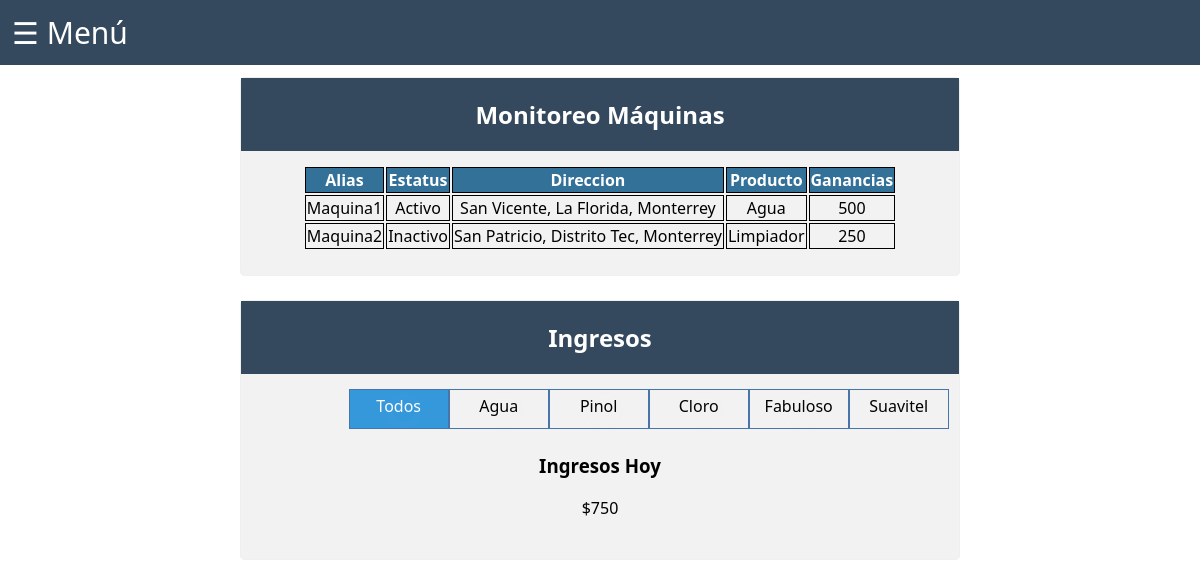
The page /InfoMachines.php (signed in) on the database its author committed.
### tables this page shows
CREATE TABLE Machines (
    MachineID int NOT NULL AUTO_INCREMENT,
    Alias VARCHAR(100) NOT NULL,
    FechaAlta DATE NOT NULL,
    Estatus VARCHAR(10) NOT NULL,
    Marca VARCHAR(100) NOT NULL,
    Modelo VARCHAR(100) NOT NULL,
    Producto VARCHAR(50) NOT NULL,
    SensorIncluido BOOLEAN NOT NULL,
    Estado VARCHAR(255) NOT NULL,
    Municipio VARCHAR(255) NOT NULL,
    Colonia VARCHAR(255) NOT NULL,
    Calle VARCHAR(255) NOT NULL,
    UserID int NOT NULL,
    PRIMARY KEY (MachineID)
);

CREATE TABLE MachineEarnings (
    Ganancias int NOT NULL,
    MachineID int NOT NULL
);

### php/ConnectionDB.php (called while the page is built, shortened)
<?php
function consultDB($consult) {
    $connection = mysqli_connect(cServer, cUser, cPassword, cBd);
    $result = mysqli_query($connection, $consult);
    if($result)
        return $result;
    else
        return FALSE;
}
?>

### InfoMachines.php (the view, shortened to what this page needs)
<?php
include("php/ConnectionDB.php");
$email = $_SESSION["Email"];
$machines = "(";
$consult = "SELECT MachineID FROM Users JOIN Machines ON users.UserID = machines.UserID WHERE Email = '$email'";
$result = consultDB($consult);
while ($row = mysqli_fetch_array($result)) {
    $machines = $machines . (string)$row["MachineID"] . ", ";
}
$machines = $machines . "0)";
$consult = "SELECT Alias, Estatus, Calle, Colonia, Municipio, Producto, Ganancias FROM machines JOIN machineearnings ON machines.MachineID = machineearnings.MachineID WHERE machines.MachineID IN $machines";
$result = consultDB($consult);
?>
<!DOCTYPE html>
<html>
<head>
    <link rel="stylesheet" href="https://cdnjs.cloudflare.com/ajax/libs/intl-tel-input/17.0.8/css/intlTelInput.css" />
    <link rel="stylesheet" href="css/style.css" />
</head>
<body>
    <header>
        <span style="font-size:30px;cursor:pointer" onclick="openNav()">&#9776; Menú</span>
    </header>
    <main>
        <fieldset class="showData">
            <h2 class="formHeader">Monitoreo Máquinas</h2>
            <div id="maquinaStatus">
                <table id="maquinaTable">
                    <thead>
                        <tr>
                            <th>Alias</th>
                            <th>Estatus</th>
                            <th>Direccion</th>
                            <th>Producto</th>
                            <th>Ganancias</th>
                        </tr>
                    </thead>
                    <tbody id="info">
                        <?php
                        while ($row = mysqli_fetch_array($result)) {
                            $Alias = $row['Alias'];
                            $Estatus = $row['Estatus'];
                            $Calle = $row['Calle'];
                            $Colonia = $row['Colonia'];
                            $Municipio = $row['Municipio'];
                            $Producto = $row['Producto'];
                            $Ganancias = $row['Ganancias'];
                            echo "<tr>";
                            echo "<td>" . $Alias . "</td>";
                            echo "<td>" . $Estatus . "</td>";
                            echo "<td>" . $Calle . ", " . $Colonia . ", " . $Municipio . "</td>";
                            echo "<td>" . $Producto . "</td>";
                            echo "<td>" . $Ganancias . "</td>";
                            echo "</tr>";
                        }
                        ?>
                    </tbody>
                </table>
            </div>
        </fieldset>
        <fieldset id="ingresos" class="showData">
            <h2 class="formHeader">Ingresos</h2>
            <ul class="toggle">
                <li>
                    <input type="radio" name="incomeBy" value=0 id="todos" checked="checked" />
                    <label for="todosIncome">Todos</label>
                </li>
                <li>
                    <input type="radio" name="incomeBy" value=1 id="agua" />
                    <label for="aguaIncome">Agua</label>
                </li>
                <li>
                    <input type="radio" name="incomeBy" value=2 id="pinol" />
                    <label for="pinolIncome">Pinol</label>
                </li>
                <li>
                    <input type="radio" name="incomeBy" value=3 id="cloro" />
                    <label for="cloroIncome">Cloro</label>
                </li>
                <li>
                    <input type="radio" name="incomeBy" value=4 id="fabuloso" />
                    <label for="fabulosoIncome">Fabuloso</label>
                </li>
                <li>
                    <input type="radio" name="incomeBy" value=5 id="suavitel" />
                    <label for="suavitelIncome">Suavitel</label>
                </li>
            </ul>
            <br>
            <br>
            <h3>Ingresos Hoy</h3>
            <p id="cantidad"></p>
        </fieldset>
    </main>
</body>
</html>

### css/style.css (style rules this page uses)
* { box-sizing: border-box; font-family: 'Segoe UI', Tahoma, Geneva, Verdana, sans-serif; }
body, html { padding: 0%; margin: 0%; }
fieldset { margin-left: auto; margin-right: auto; }
input, select, textarea { width: 100%; padding: 12px; border: 1px solid #ccc; border-radius: 4px; resize: vertical; }
.showData, form { border-radius: 5px; background-color: #f2f2f2; margin: auto; margin-bottom: 2%; max-width: 60%; min-height: fit-content; border-style: solid; border-width: 1px; }
.showData { text-align: center; padding: 0; min-height: 60%; padding-bottom: 2%; }
header { margin: 0; margin-bottom: 1%; color: white; background-color: #34495e; padding: 1%; }
.formHeader { background-color: #34495e; color: white; width: 100%; height: 100%; padding: 20px; text-align: center; margin-bottom: 0%; margin-top: 0%; }
#maquinaTable { margin-left: auto; margin-right: auto; margin-top: 2%; min-width: 80%; min-height: 50%; }
#maquinaTable th { background-color: #347199; color: white; }
#maquinaTable td, #maquinaTable th { border: 1px black solid; margin: 0%; min-width: 20%; }
ul { margin-left: auto; margin-right: auto; margin-top: 2%; }
.toggle { list-style-type: none; margin-left: auto; margin-right: auto; padding-left: 15% }
.toggle li { float: left; margin-left: auto; margin-right: auto; width: 100px; height: 40px; position: relative; }
.toggle label, .toggle input { display: block; position: absolute; top: 0; left: 0; right: 0; bottom: 0; }
.toggle input[type="radio"] { opacity: 0.011; z-index: 100; padding: 5px; }
.toggle input[type="radio"]:checked+label { background: #3498db; color: white; }
.toggle label { padding: 5px; border: 1px solid rgb(71, 117, 170); cursor: pointer; z-index: 90; }

### rows shown on the page
machines: Alias "Maquina1", Estatus "Activo", Calle "San Vicente", Colonia "La Florida", Municipio "Monterrey", Producto "Agua", machineearnings.Ganancias "500"
machines: Alias "Maquina2", Estatus "Inactivo", Calle "San Patricio", Colonia "Distrito Tec", Municipio "Monterrey", Producto "Limpiador", machineearnings.Ganancias "250"
